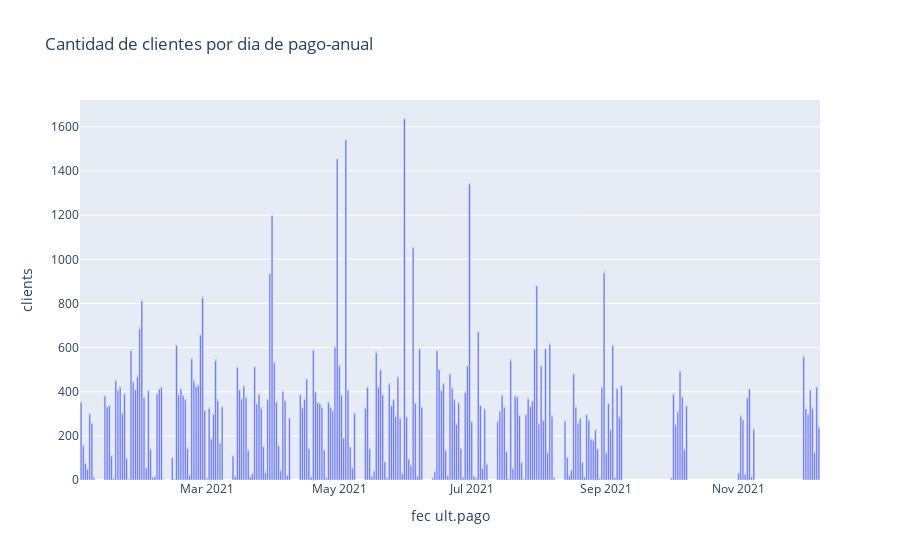

Source (notebook cell):
### Code cell
#Cantidad de clientes  X dia de pago- periodo entrada-salida
fecha_inicio='2021' #Filter
fecha_fin='2022'  #Filter
df_toGraph = whatToGraph(dataplot,['fec ult.pago'],'fec ult.pago','count','','')
df_toGraph2=df_toGraph[(df_toGraph['fec ult.pago'] > fecha_inicio) & (df_toGraph['fec ult.pago'] < fecha_fin)]
df_toGraph2
fig5=px.bar(df_toGraph2, x="fec ult.pago", y="count",text_auto='.2s', title='Cantidad de clientes por dia de pago-anual', labels={'count':'clients', 'dia_pago':'day' },)
fig5.update_traces(textfont_size=12, textangle=0, textposition="outside", cliponaxis=False)
fig5.update_xaxes(showspikes=True, spikecolor="green", spikesnap="cursor", spikemode="across")
fig5.update_yaxes(showspikes=True, spikecolor="orange", spikethickness=2)
fig5.show()

### Figure 1 — Plotly figure (JSON) as saved in the notebook; plotly's stock layout.template omitted (floating-point values rounded to 4 significant figures; data arrays with more than 128 entries replaced by an {"elided": "..."} marker saying what was removed)
{"data": [{"alignmentgroup": "True", "cliponaxis": false, "hovertemplate": "fec ult.pago=%{x}<br>clients=%{y}<extra></extra>", "legendgroup": "", "marker": {"color": "#636efa", "pattern": {"shape": ""}}, "name": "", "offsetgroup": "", "orientation": "v", "showlegend": false, "textangle": 0, "textfont": {"size": 12}, "textposition": "outside", "texttemplate": "%{y:.2s}", "type": "bar", "x": {"elided": "243 str values"}, "xaxis": "x", "y": {"elided": "243 int values"}, "yaxis": "y"}], "layout": {"barmode": "relative", "legend": {"tracegroupgap": 0}, "title": {"text": "Cantidad de clientes por dia de pago-anual"}, "xaxis": {"anchor": "y", "domain": [0, 1], "showspikes": true, "spikecolor": "green", "spikemode": "across", "spikesnap": "cursor", "title": {"text": "fec ult.pago"}}, "yaxis": {"anchor": "x", "domain": [0, 1], "showspikes": true, "spikecolor": "orange", "spikethickness": 2, "title": {"text": "clients"}}}}
